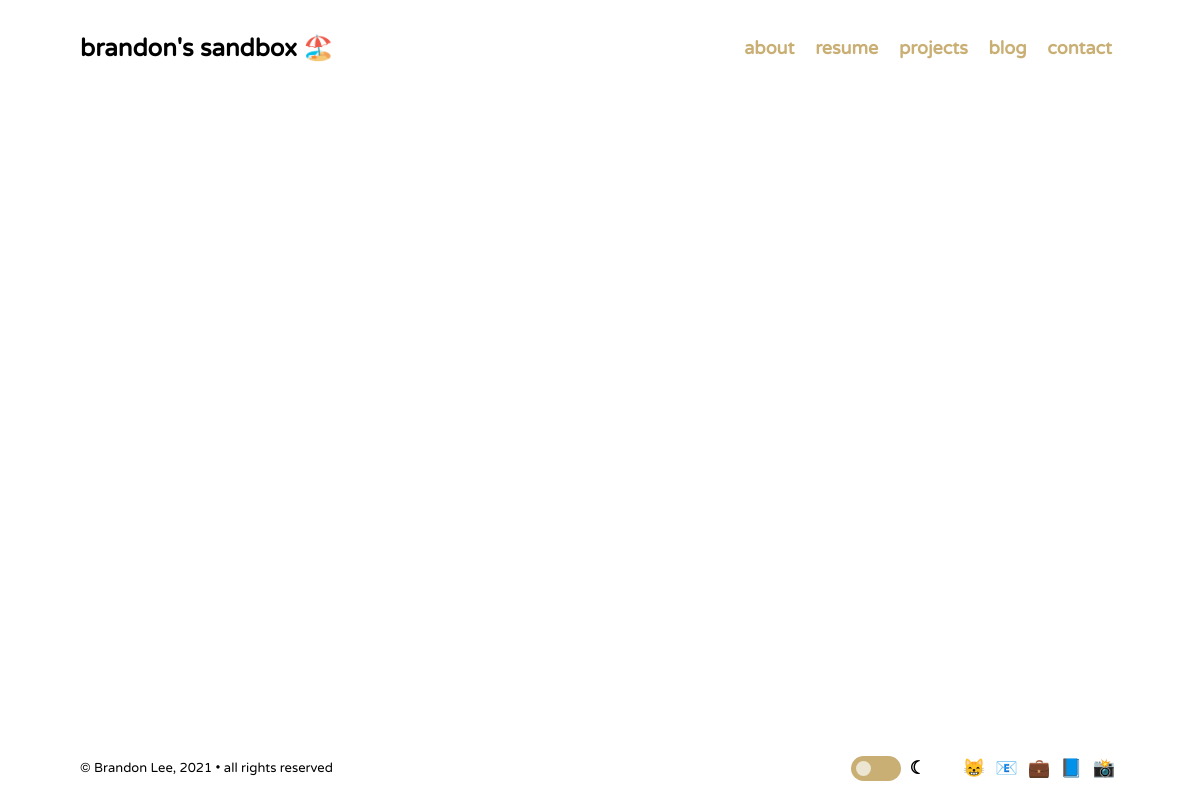
/blog/2, run on an earlier commit of the app's database.
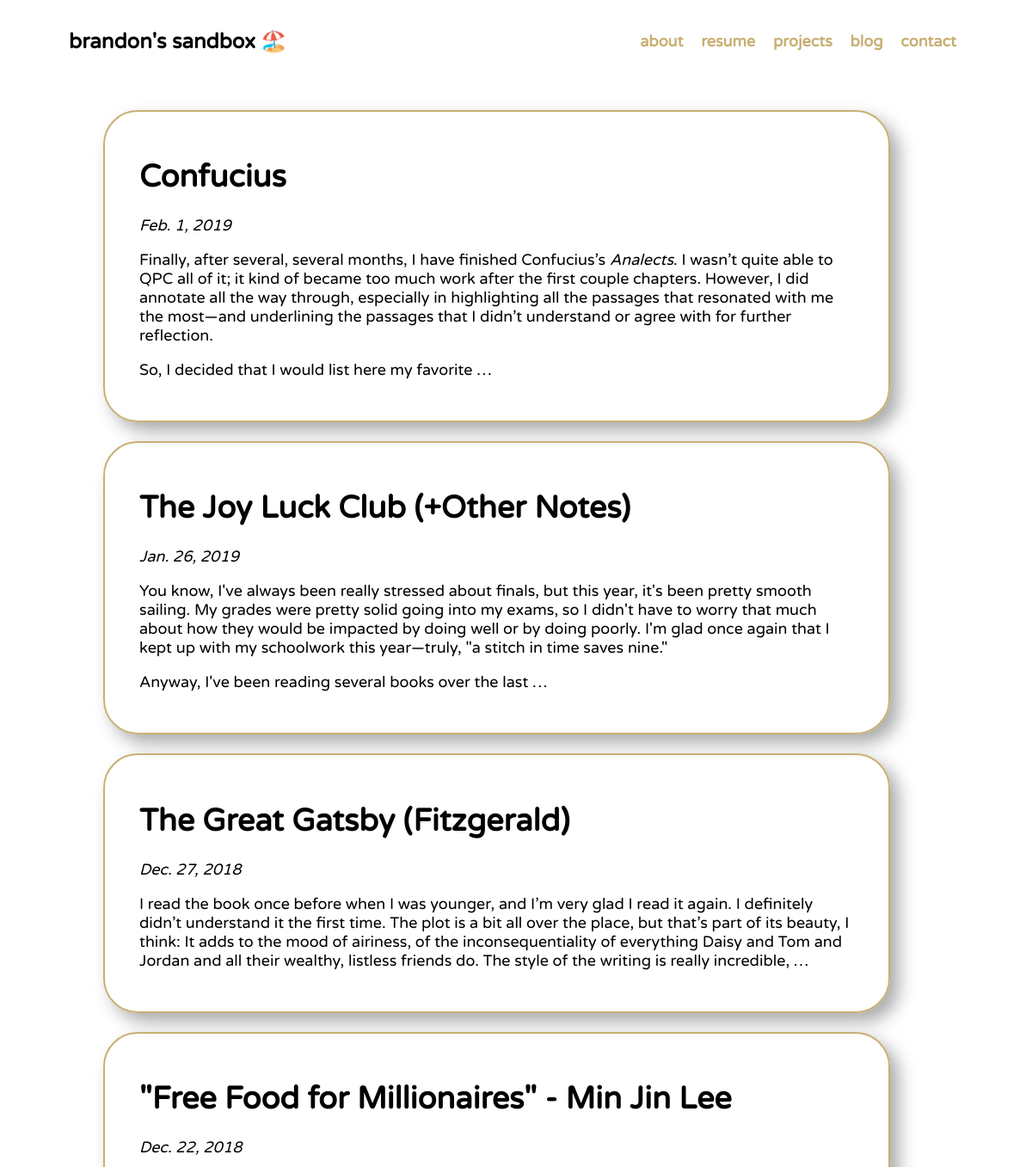
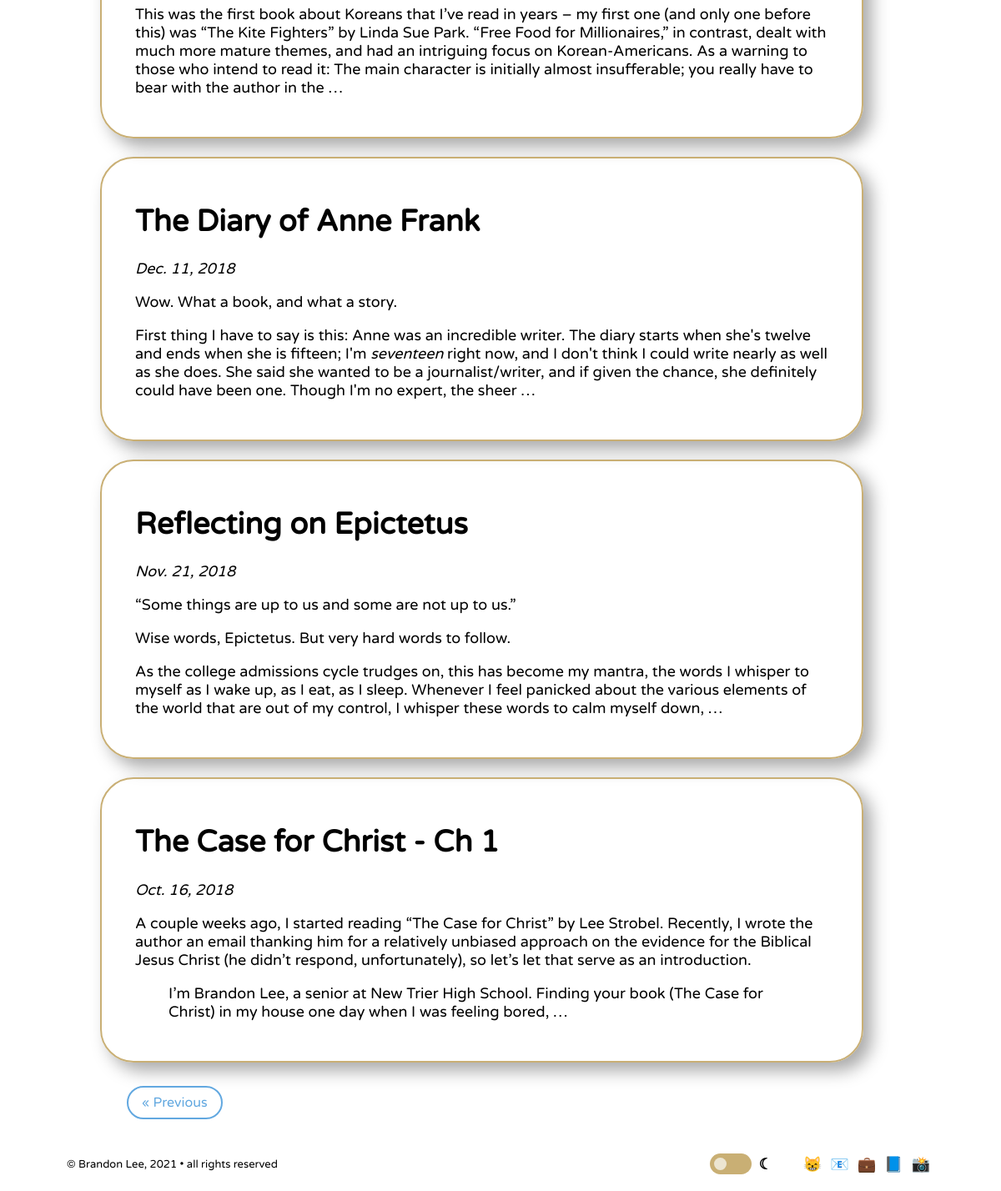
And on a later commit of the database (2 pictures, top to bottom).
### blog/models.py (models this page shows)
class Post(models.Model):
    title = models.CharField(max_length=500)
    created = models.DateField()
    content = models.TextField(max_length=20000)

### blog/views.py (the view)
# urls.py: path('', views.index, name='index'),
def index(request, page=1):
    page = int(page)
    posts = Post.objects.all().order_by('id').reverse()
    maxpage = math.ceil(len(posts)/7)
    posts = posts[7*(page-1):7*page]
    if page < maxpage:
        return render(request, "index.html", {"posts":posts, "previous":page+1})
    else:
        return render(request, "index.html", {"posts":posts, "previous":0})

### blog/templates/index.html (shortened to what this page needs)
{% extends 'base.html' %}
{% load static %}
{% block style %}
<link rel="stylesheet" type="text/css" href="{% static 'css/blog.css' %}">
{% endblock %}
{% block content %}
<div class="centerbox">
    <div class="postsbox">
        {% for post in posts %}
        <div onclick="location.href = '{% url 'blog:post' post.id %}'" class="post">
            <h1>{{post.title}}</h1>
            <i>{{post.created}}</i>
            {% autoescape off %}
            ​{{post.content|truncatewords_html:75}}
            {% endautoescape %}
        </div>
        <br>
        {% endfor %}
        {% if previous != 0 %}
        <div style="margin: 1rem 0 0 2rem;">
            <a class="button" href="{% url 'blog:index' previous %}">« Previous</a>
        </div>
        {% endif %}
    </div>
</div>
{% endblock %}

What changed in the data, as far as the page shows it:
added Post: title "Confucius", created "Feb. 1, 2019", content "Finally, after several, several months, I have finished Confucius’s Analects . I wasn’t quite able to QPC all of it; it kind of became too much work after the first couple chapters. However, I did annotate all the way through, especially in highlighting all the passages that resonated with me the most—and underlining the passages that I didn’t understand or agree with for further reflection. So, I decided that I would list here my favorite …"
added Post: title "The Joy Luck Club (+Other Notes)", created "Jan. 26, 2019", content "You know, I've always been really stressed about finals, but this year, it's been pretty smooth sailing. My grades were pretty solid going into my exams, so I didn't have to worry that much about how they would be impacted by doing well or by doing poorly. I'm glad once again that I kept up with my schoolwork this year—truly, \"a stitch in time saves nine.\" Anyway, I've been reading several books over the last …"
added Post: title "The Great Gatsby (Fitzgerald)", created "Dec. 27, 2018", content "I read the book once before when I was younger, and I’m very glad I read it again. I definitely didn’t understand it the first time. The plot is a bit all over the place, but that’s part of its beauty, I think: It adds to the mood of airiness, of the inconsequentiality of everything Daisy and Tom and Jordan and all their wealthy, listless friends do. The style of the writing is really incredible, …"
added Post: title "\"Free Food for Millionaires\" - Min Jin Lee", created "Dec. 22, 2018", content "​This was the first book about Koreans that I’ve read in years – my first one (and only one before this) was “The Kite Fighters” by Linda Sue Park. “Free Food for Millionaires,” in contrast, dealt with much more mature themes, and had an intriguing focus on Korean-Americans. As a warning to those who intend to read it: The main character is initially almost insufferable; you really have to bear with the author in the …"
added Post: title "The Diary of Anne Frank", created "Dec. 11, 2018", content "Wow. What a book, and what a story. First thing I have to say is this: Anne was an incredible writer. The diary starts when she's twelve and ends when she is fifteen; I'm seventeen right now, and I don't think I could write nearly as well as she does. She said she wanted to be a journalist/writer, and if given the chance, she definitely could have been one. Though I'm no expert, the sheer …"
added Post: title "Reflecting on Epictetus", created "Nov. 21, 2018", content "“Some things are up to us and some are not up to us.” Wise words, Epictetus. But very hard words to follow. As the college admissions cycle trudges on, this has become my mantra, the words I whisper to myself as I wake up, as I eat, as I sleep. Whenever I feel panicked about the various elements of the world that are out of my control, I whisper these words to calm myself down, …"
added Post: title "The Case for Christ - Ch 1", created "Oct. 16, 2018", content "A couple weeks ago, I started reading “The Case for Christ” by Lee Strobel. Recently, I wrote the author an email thanking him for a relatively unbiased approach on the evidence for the Biblical Jesus Christ (he didn’t respond, unfortunately), so let’s let that serve as an introduction. I’m Brandon Lee, a senior at New Trier High School. Finding your book (The Case for Christ) in my house one day when I was feeling bored, …"
Also different on the page:
text now shown: "« Previous"
